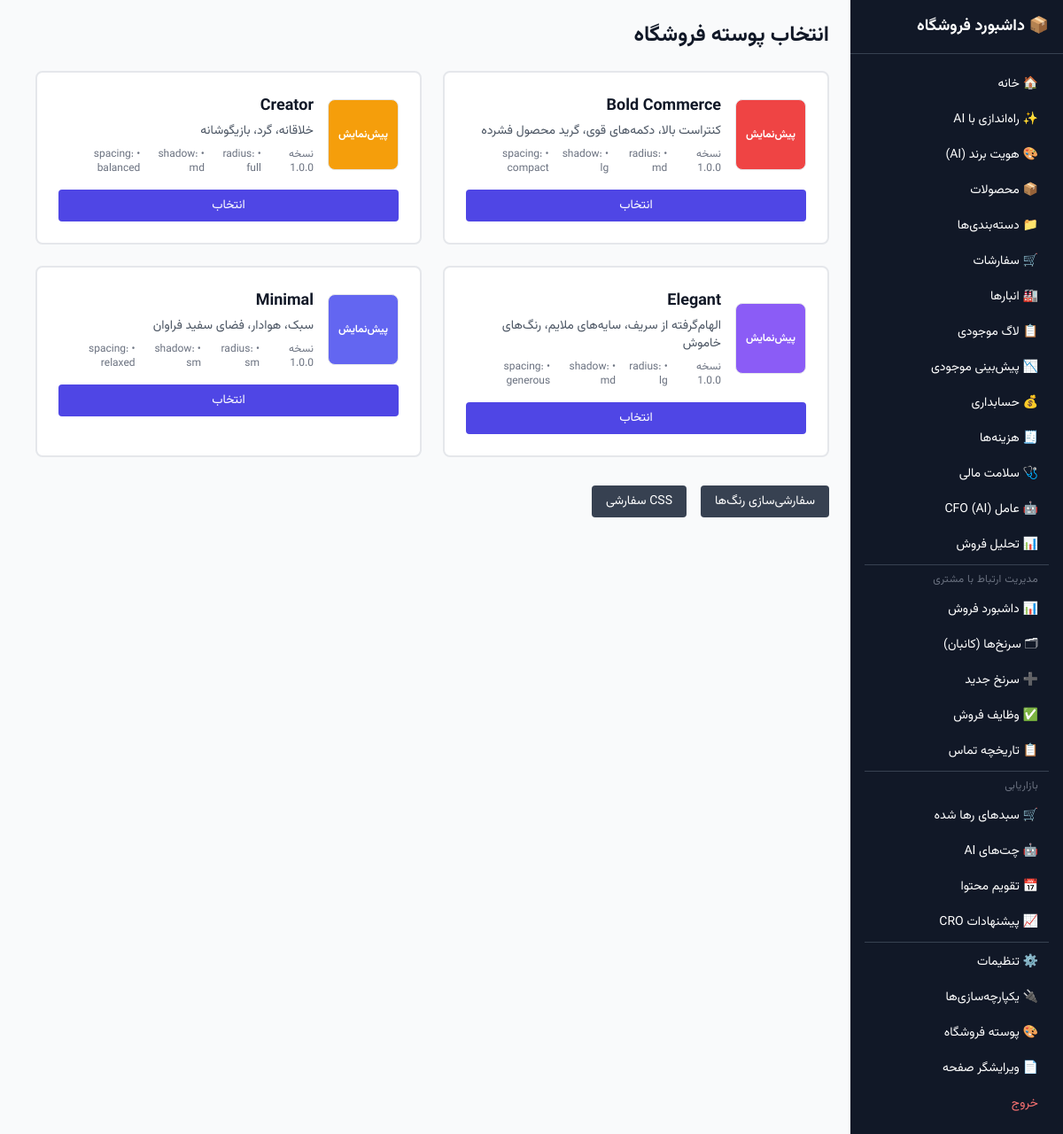
Screenshot of /dashboard/theme/ (signed in) with the database file from the repository.
### core/models.py (models this page shows, shortened)
class ThemePreset(models.Model):
    class Status(models.TextChoices):
        ACTIVE = "active", "فعال"
        DEPRECATED = "deprecated", "منسوخ"
        DRAFT = "draft", "پیشنویس"
    name = models.CharField(max_length=100)
    slug = models.SlugField(max_length=100, unique=True)
    description = models.TextField(blank=True, default="")
    tokens = models.JSONField(default=dict, help_text="Token values for this preset")
    thumbnail = models.ImageField(upload_to="theme_presets/", blank=True, null=True)
    version = models.CharField(max_length=20, default="1.0.0")
    status = models.CharField(max_length=15, choices=Status.choices, default=Status.ACTIVE)
    created_at = models.DateTimeField(auto_now_add=True)
    updated_at = models.DateTimeField(auto_now=True)
    class Meta:
        db_table = "theme_presets"
        ordering = ["name"]

### dashboard/views.py (the view, shortened to what this page needs)
# urls.py: path("theme/", views.ThemeSelectView.as_view(), name="theme-select"),
class ThemeSelectView(StoreAccessMixin, TemplateView):
    template_name = "dashboard/theme_select.html"
    def get_context_data(self, **kwargs):
        ctx = super().get_context_data(**kwargs)
        ctx["presets"] = ThemePreset.objects.filter(status=ThemePreset.Status.ACTIVE)
        theme, _ = StoreTheme.objects.get_or_create(store=self.request.current_store)
        ctx["current_theme"] = theme
        return ctx

### core/context_processors.py (called while the page is built)
def platform_settings(request):
    try:
        ps = PlatformSettings.load()
    except Exception:
        ps = None
    return {"platform_settings": ps}

### core/models.py (called while the page is built)
    @classmethod
    def load(cls):
        obj, _ = cls.objects.get_or_create(pk=1)
        return obj

### dashboard/views.py (called while the page is built)
    def dispatch(self, request, *args, **kwargs):
        store = self.get_current_store(request)
        if not store:
            return redirect("dashboard:home")
        request.current_store = store
        return super().dispatch(request, *args, **kwargs)

    def get_current_store(self, request):
        store_id = request.session.get("current_store_id")
        if not store_id:
            return None
        store = Store.objects.filter(pk=store_id).first()
        if not store:
            return None
        if store.owner == request.user:
            return store
        if StoreStaff.objects.filter(store=store, user=request.user).exists():
            return store
        return None

    def get_context_data(self, **kwargs):
        ctx = super().get_context_data(**kwargs)
        store = self.request.current_store
        user = self.request.user
        if store.owner == user:
            ctx["current_role"] = "owner"
        else:
            staff = StoreStaff.objects.filter(store=store, user=user).first()
            ctx["current_role"] = staff.role if staff else "staff"
        return ctx

### templates/dashboard/theme_select.html (shortened to what this page needs)
{% extends "dashboard/base.html" %}
{% block content %}
<div class="max-w-4xl">
    <h2 class="text-2xl font-bold mb-6">انتخاب پوسته فروشگاه</h2>
    <div class="grid grid-cols-1 md:grid-cols-2 gap-6 mb-8">
        {% for preset in presets %}
        <div class="bg-white rounded-lg border-2 p-6 {% if current_theme.theme_preset_id == preset.pk %}border-indigo-500{% else %}border-gray-200 hover:border-gray-300{% endif %}">
            <div class="flex items-center gap-4 mb-3">
                {% if preset.thumbnail %}
                <img src="{{ preset.thumbnail.url }}" alt="{{ preset.name }}" class="w-20 h-20 object-cover rounded-lg border border-gray-200">
                {% else %}
                <div class="w-20 h-20 rounded-lg border border-gray-200 flex items-center justify-center text-xs text-white font-bold" style="background-color: {{ preset.tokens.primary_color|default:'#6366f1' }};">پیش‌نمایش</div>
                {% endif %}
                <div class="flex-1">
                    <div class="flex items-center justify-between">
                        <h3 class="text-lg font-semibold">{{ preset.name }}</h3>
                    </div>
                    <p class="text-gray-600 text-sm mt-1">{{ preset.description }}</p>
                    <div class="flex items-center gap-2 mt-2 text-xs text-gray-500">
                        <span>نسخه {{ preset.version }}</span>
                        {% if preset.tokens.radius %}<span>• radius: {{ preset.tokens.radius }}</span>{% endif %}
                        {% if preset.tokens.shadow %}<span>• shadow: {{ preset.tokens.shadow }}</span>{% endif %}
                        {% if preset.tokens.spacing %}<span>• spacing: {{ preset.tokens.spacing }}</span>{% endif %}
                    </div>
                </div>
            </div>
            <form method="post" class="mt-4">
                <button type="submit" class="w-full bg-indigo-600 text-white py-2 px-4 rounded hover:bg-indigo-700 text-sm">
                    انتخاب
                </button>
            </form>
        </div>
        {% empty %}
        <p class="text-gray-500 col-span-2">هیچ پوسته‌ای موجود نیست.</p>
        {% endfor %}
    </div>
    <div class="flex gap-4">
        <a href="{% url 'dashboard:theme-customize' %}" class="bg-gray-700 text-white px-4 py-2 rounded hover:bg-gray-800 text-sm">
            سفارشی‌سازی رنگ‌ها
        </a>
        <a href="{% url 'dashboard:theme-custom-css' %}" class="bg-gray-700 text-white px-4 py-2 rounded hover:bg-gray-800 text-sm">
            CSS سفارشی
        </a>
    </div>
</div>
{% endblock %}

### templates/base.html (style rules this page uses)
body { font-family: 'Vazirmatn', Tahoma, sans-serif; }
[dir="rtl"] { direction: rtl; text-align: right; }

### rows the page displays
ThemePreset: name "Bold Commerce", description "کنتراست بالا، دکمه‌های قوی، گرید محصول فشرده", version "1.0.0", tokens.radius "md", tokens.shadow "lg", tokens.spacing "compact"
ThemePreset: name "Creator", description "خلاقانه، گرد، بازیگوشانه", version "1.0.0", tokens.radius "full", tokens.shadow "md", tokens.spacing "balanced"
ThemePreset: name "Elegant", description "الهام‌گرفته از سریف، سایه‌های ملایم، رنگ‌های خاموش", version "1.0.0", tokens.radius "lg", tokens.shadow "md", tokens.spacing "generous"
ThemePreset: name "Minimal", description "سبک، هوا‌دار، فضای سفید فراوان", version "1.0.0", tokens.radius "sm", tokens.shadow "sm", tokens.spacing "relaxed"
